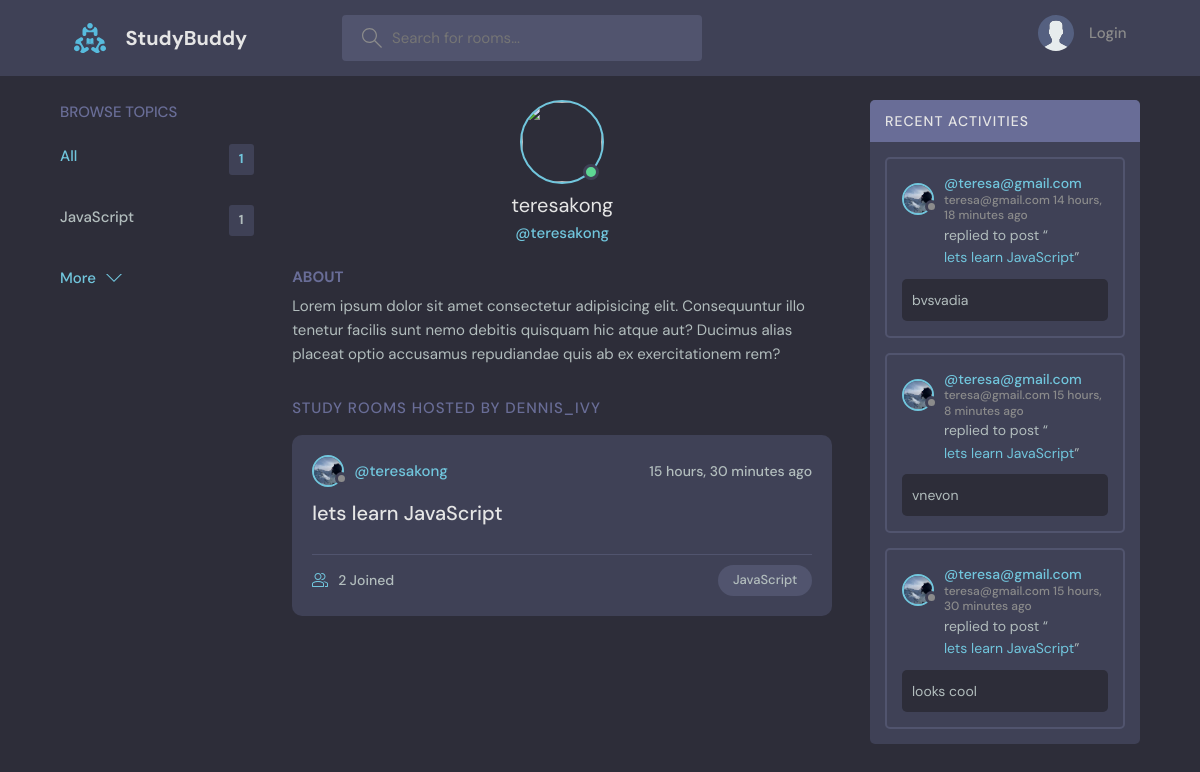
Page /profile/1/ on the committed database.
### base/models.py (models this page shows, shortened)
class Topic(models.Model):
    name = models.CharField(max_length=200)

class User(AbstractUser):
    name = models.CharField(max_length=200, null=True)
    email = models.EmailField(unique=True)
    bio = models.TextField(null=True)
    avatar = models.ImageField(null=True, default='avatar.svg')
    USERNAME_FIELD = 'email'
    REQUIRED_FIELDS = []

class Room(models.Model):
    host = models.ForeignKey(User, on_delete=models.SET_NULL, null=True)
    topic = models.ForeignKey(Topic, on_delete=models.SET_NULL, null=True)
    name = models.CharField(max_length=200)
    description = models.TextField(null=True, blank=True)
    participants = models.ManyToManyField(User, related_name='participants', blank=True)
    updated = models.DateTimeField(auto_now=True)
    created = models.DateTimeField(auto_now_add=True)
    class Meta:
        ordering = ['-updated', '-created']
    def __str__(self):
        return self.name

class Message(models.Model):
    user = models.ForeignKey(User, on_delete=models.CASCADE)
    room = models.ForeignKey(Room, on_delete=models.CASCADE)
    body = models.TextField()
    updated = models.DateTimeField(auto_now=True)
    created = models.DateTimeField(auto_now_add=True)
    class Meta:
        ordering = ['-updated', '-created']

### base/views.py (the view)
# urls.py: path('profile/<str:pk>/', views.userProfile, name='user-profile'),
def userProfile(request, pk):
    user = User.objects.get(id=pk)
    rooms = user.room_set.all()
    room_messages = user.message_set.all()
    topics = Topic.objects.all()
    context = {'user': user, 'rooms': rooms, 'room_messages': room_messages, 'topics':topics}
    return render(request, 'base/profile.html', context)

### base/templates/base/profile.html (shortened to what this page needs)
{% extends 'main.html' %}
{% block content %}
  <main class="profile-page layout layout--3">
    <div class="container">
      {% include 'base/topics_component.html' %}
      <div class="roomList">
        <div class="profile">
          <div class="profile__avatar">
            <div class="avatar avatar--large active">
              <img src="{{room.host.avatar.url}}" />
            </div>
          </div>
          <div class="profile__info">
            <h3>{{user.username}}</h3>
            <p>@{{user.username}}</p>
          </div>
          <div class="profile__about">
            <h3>About</h3>
            <p>
              Lorem ipsum dolor sit amet consectetur adipisicing elit. Consequuntur illo tenetur
              facilis sunt nemo debitis quisquam hic atque aut? Ducimus alias placeat optio
              accusamus repudiandae quis ab ex exercitationem rem?
            </p>
          </div>
        </div>
        <div class="roomList__header">
          <div>
            <h2>Study Rooms Hosted by dennis_ivy</a>
            </h2>
          </div>
        </div>
        {% include 'base/feed_component.html' %}
      </div>
      {% include 'base/activity_component.html' %}
    </div>
  </main>
{% endblock %}

### base/templates/base/topics_component.html
<div class="topics">
    <div class="topics__header">
      <h2>Browse Topics</h2>
    </div>
    <ul class="topics__list">
      <li>
        <a href="{% url 'home' %}" class="active">All <span>{{topics.count}}</span></a>
      </li>
      {% for topic in topics %}
      <li>
        <a href="{% url 'home' %}?q={{topic.name}}">{{topic.name}} <span>{{topic.room_set.all.count}}</span></a>
      </li>
      {% endfor %}
    </ul>
    <a class="btn btn--link" href="{% url 'topics' %}">
      More
      <svg version="1.1" xmlns="http://www.w3.org/2000/svg" width="32" height="32" viewBox="0 0 32 32">
        <title>chevron-down</title>
        <path d="M16 21l-13-13h-3l16 16 16-16h-3l-13 13z"></path>
      </svg>
    </a>
  </div>

### base/templates/base/feed_component.html (shortened to what this page needs)
{% for room in rooms %}
<div class="roomListRoom">
    <div class="roomListRoom__header">
      <a href="{% url 'user-profile' room.host.id %}" class="roomListRoom__author">
        <div class="avatar avatar--small">
          <img src="{{room.host.avatar.url}}" />
        </div>
        <span>@{{room.host.username}}</span>
      </a>
      <div class="roomListRoom__actions">
        <span>{{room.created|timesince}} ago</span>
      </div>
    </div>
    <div class="roomListRoom__content">
      <a href="{% url 'room' room.id %}">{{room.name}}</a>
    </div>
    <div class="roomListRoom__meta">
      <a href="{% url 'room' room.id %}" class="roomListRoom__joined">
        {{room.participants.all.count}} Joined
      </a>
      <p class="roomListRoom__topic">{{room.topic.name}}</p>
    </div>
</div>
{% endfor %}

### base/templates/base/activity_component.html (shortened to what this page needs)
<div class="activities">
    <div class="activities__header">
      <h2>Recent Activities</h2>
    </div>
    {% for message in room_messages %}
    <div class="activities__box">
      <div class="activities__boxHeader roomListRoom__header">
        <a href="{% url 'user-profile' message.user.id %}" class="roomListRoom__author">
          <div class="avatar avatar--small">
            <img src="{{message.user.avatar.url}}" />
          </div>
          <p>
            @{{message.user}}
            <span>{{message.user}}  {{message.created|timesince}} ago</span>
          </p>
        </a>
      </div>
      <div class="activities__boxContent">
        <p>replied to post “<a href="{% url 'room' message.room.id %}">{{message.room}}</a>”</p>
        <div class="activities__boxRoomContent">
          {{message.body}}
        </div>
      </div>
    </div>
    {% endfor %}
  </div>

### rows in the picture
Topic: name "JavaScript", room_set.all.count "1"
User: username "teresakong"
Room: host.avatar (picture), host.username "teresakong", created "15 hours, 30 minutes", name "lets learn JavaScript", participants.all.count "2", topic.name "JavaScript"
Message: user.avatar (picture), user "teresa@gmail.com", created "14 hours, 18 minutes", room "lets learn JavaScript", body "bvsvadia"
Message: user.avatar (picture), user "teresa@gmail.com", created "15 hours, 8 minutes", room "lets learn JavaScript", body "vnevon"
Message: user.avatar (picture), user "teresa@gmail.com", created "15 hours, 30 minutes", room "lets learn JavaScript", body "looks cool"

### other values in the picture
{{ topics.count }} "1"
